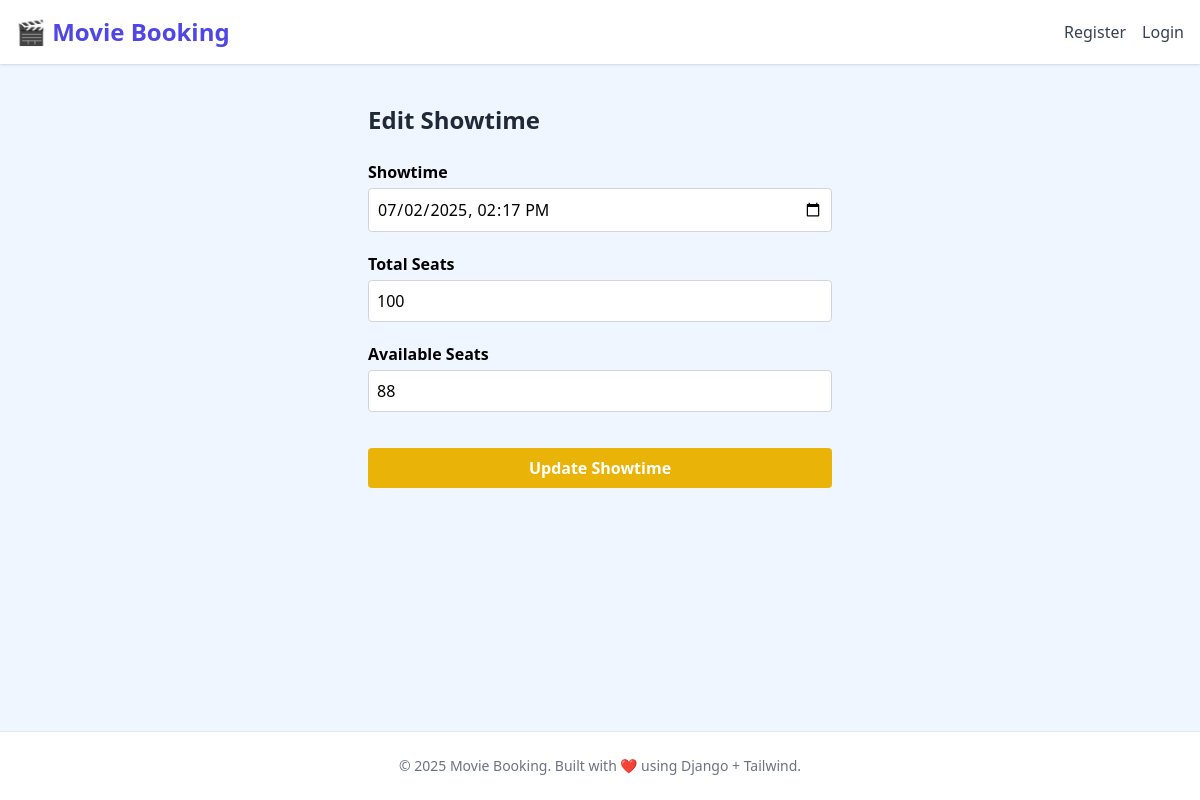
The page /showtimes/edit/3/ on the database as committed earlier.
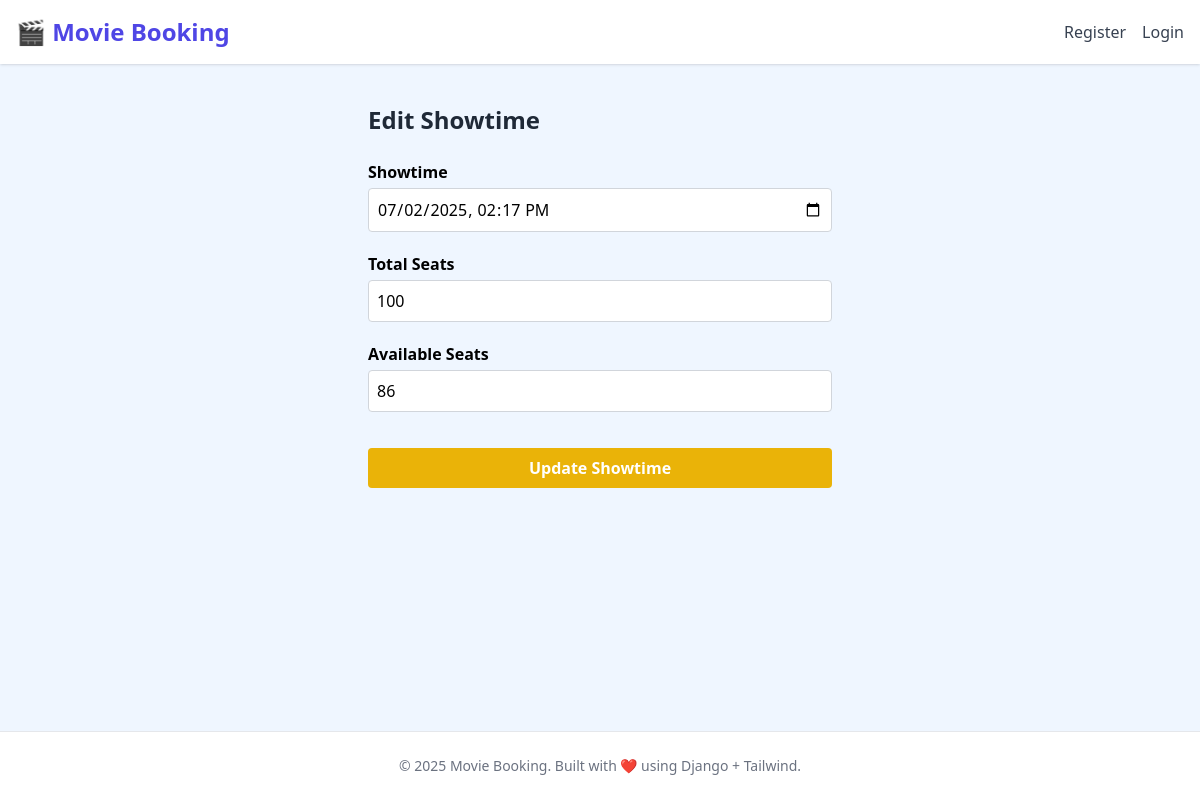
The same page on the database as committed later.
### booking/models.py (models this page shows, shortened)
class Showtime(models.Model):
    movie = models.ForeignKey(Movie, on_delete=models.CASCADE)
    time = models.DateTimeField()
    total_seats = models.IntegerField(default=100)
    available_seats = models.IntegerField(default=100)

### booking/views.py (the view, shortened to what this page needs)
# urls.py: path('showtimes/edit/<int:pk>/', views.showtime_edit, name='edit-showtime'),
def showtime_edit(request, pk):
    showtime = Showtime.objects.get(pk=pk)
    return render(request, 'movies/showtimeedit.html', {'showtime': showtime})

### booking/templates/movies/showtimeedit.html (shortened to what this page needs)
<!DOCTYPE html>
<html lang="en">
<head>
  <script src="https://cdn.tailwindcss.com"></script>
</head>
<body class="bg-blue-50 min-h-screen flex flex-col">
  <header class="bg-white shadow p-4 flex justify-between items-center">
    <a href="/" class="text-2xl font-bold text-indigo-600">🎬 Movie Booking</a>
    <nav class="flex items-center space-x-4">
      {% if request.user.is_authenticated %}
      <form action="{% url 'logout' %}" method="POST" class="inline">
        {% csrf_token %}
        <button type="submit" class="text-red-600 hover:text-red-800 font-medium">Logout</button>
      </form>
      {% else %}
      <a href="/register" class="text-gray-700 hover:text-indigo-600 font-medium">Register</a>
      <a href="/login" class="text-gray-700 hover:text-indigo-600 font-medium">Login</a>
      {% endif %}
    </nav>
  </header>
  <main class="flex-grow container mx-auto px-6 py-10 max-w-lg">
    <h2 class="text-2xl font-bold mb-6 text-gray-800">Edit Showtime</h2>
    <form method="post" action="{% url 'edit-showtime' showtime.id %}" class="space-y-5">
      <div>
        <label for="time" class="block font-semibold mb-1">Showtime</label>
        <input type="datetime-local" id="time" name="time"
          value="{{ showtime.time|date:'Y-m-d\\TH:i' }}" required
          class="w-full p-2 border border-gray-300 rounded" />
      </div>
      <div>
        <label for="total_seats" class="block font-semibold mb-1">Total Seats</label>
        <input type="number" id="total_seats" name="total_seats" value="{{ showtime.total_seats }}" min="1" required
          class="w-full p-2 border border-gray-300 rounded" />
      </div>
      <div>
        <label for="available_seats" class="block font-semibold mb-1">Available Seats</label>
        <input type="number" id="available_seats" name="available_seats" value="{{ showtime.available_seats }}" min="0" required
          class="w-full p-2 border border-gray-300 rounded" />
      </div>
      <div class="pt-4">
        <button type="submit"
          class="w-full bg-yellow-500 hover:bg-yellow-600 text-white font-bold py-2 rounded transition duration-200">
          Update Showtime
        </button>
      </div>
    </form>
  </main>
  <footer class="bg-white text-center py-6 text-sm text-gray-500 border-t mt-auto">
    © 2025 Movie Booking. Built with ❤️ using Django + Tailwind.
  </footer>
</body>
</html>

Rows that differ between the two databases and show on the page:
changed Showtime: available_seats "88" → "86"
